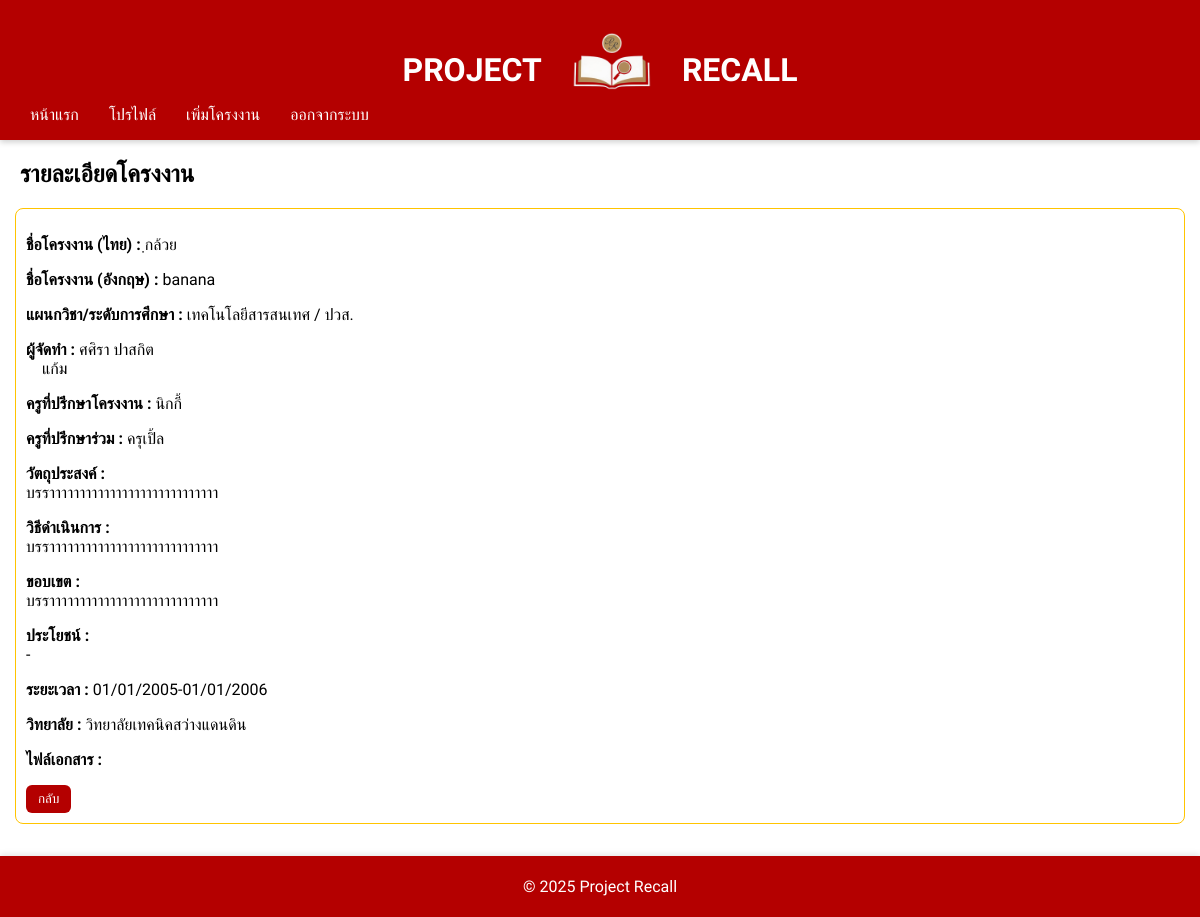
Screenshot of /Dashboard/PJ/view_pj.php?id=9 (signed in) with the database file from the repository.
### tables this page shows
CREATE TABLE `projects` (
  `project_id` int(11) NOT NULL,
  `project_code` varchar(6) DEFAULT NULL,
  `title_th` varchar(255) NOT NULL,
  `title_en` varchar(255) DEFAULT NULL,
  `education_level` enum('ปวช.','ปวส.') NOT NULL,
  `department` enum('เทคโนโลยีสารสนเทศ','การบัญชี','คหกรรมศาสตร์','ช่างยนต์','ช่างไฟฟ้ากำลัง','ช่างโยธา','ช่างอิเล็กทรอนิกส์','ช่างเชื่อมโลหะ','ช่างกลโรงงาน','สามัญสัมพันธ์') NOT NULL,
  `advisor_main` varchar(255) NOT NULL,
  `advisor_co` varchar(255) DEFAULT NULL,
  `creator_id` int(11) NOT NULL,
  `objective` text DEFAULT NULL,
  `working_principle` text DEFAULT NULL,
  `highlight` text DEFAULT NULL,
  `benefit` text DEFAULT NULL,
  `duration` varchar(50) DEFAULT NULL,
  `github_link` varchar(255) DEFAULT NULL,
  `abstract` text DEFAULT NULL,
  `created_at` timestamp NOT NULL DEFAULT current_timestamp(),
  `college` varchar(255) DEFAULT 'วิทยาลัยเทคนิคสว่างแดนดิน',
  `status` enum('pending','approved','rejected') NOT NULL DEFAULT 'pending',
  `approved_at` datetime DEFAULT NULL
);

### Dashboard/PJ/View_pj.php (the view, shortened to what this page needs)
<?php
include '../../inc/auth.php';
$user_role = $_SESSION['user']['role'] ?? '';
$is_admin = ($user_role === 'admin' || $user_role === 'adminsupport');
$is_employee = ($user_role === 'employee');
$project_id = trim($_GET['id']);
$stmt = $conn->prepare("SELECT * FROM projects WHERE project_id = :id");
$stmt->execute([':id' => $project_id]);
$project = $stmt->fetch(PDO::FETCH_ASSOC);
$stmtUsers = $conn->prepare("SELECT user_name, student_id, education_level FROM project_users WHERE project_id = :pid");
$stmtUsers->execute([':pid'=>$project_id]);
$authors = $stmtUsers->fetchAll(PDO::FETCH_ASSOC);
include '../../inc/header.php';
?>
<div style ="margin:20px; font-size:1.80em:">
<h2>รายละเอียดโครงงาน <?= $is_admin || $is_employee ? '' : '' ?></h2>
</div>
<div style="border:1px solid #ffc400; padding:10px; margin:15px; border-radius:8px;">
<p><strong>ชื่อโครงงาน (ไทย) :</strong> <?= htmlspecialchars($project['title_th'] ?? '-') ?></p>
<p><strong>ชื่อโครงงาน (อังกฤษ) :</strong> <?= htmlspecialchars($project['title_en'] ?? '-') ?></p>
<p><strong>แผนกวิชา/ระดับการศึกษา :</strong> <?= htmlspecialchars($project['department'] ?? '-') ?> / <?= htmlspecialchars($project['education_level'] ?? '-') ?></p>
<p><strong>ผู้จัดทำ :</strong>
<?php
$author_list = [];
foreach($authors as $a){
    $str = htmlspecialchars($a['user_name'] ?? '');
    if($str) $author_list[] = $str;
}
echo !empty($author_list) ? implode("<br>&nbsp;&nbsp;&nbsp;&nbsp;", $author_list) : '-';
?>
</p>
<p><strong>ครูที่ปรึกษาโครงงาน :</strong> <?= htmlspecialchars($project['advisor_main'] ?? '-') ?></p>
<p><strong>ครูที่ปรึกษาร่วม :</strong> <?= htmlspecialchars($project['advisor_co'] ?? '-') ?></p>
<p><strong>วัตถุประสงค์ :</strong><br><?= nl2br(htmlspecialchars($project['objective'] ?? '-')) ?></p>
<p><strong>วิธีดำเนินการ :</strong><br><?= nl2br(htmlspecialchars($project['working_principle'] ?? '-')) ?></p>
<p><strong>ขอบเขต :</strong><br><?= nl2br(htmlspecialchars($project['highlight'] ?? '-')) ?></p>
<p><strong>ประโยชน์ :</strong><br><?= nl2br(htmlspecialchars($project['benefit'] ?: '-')) ?></p>
<p><strong>ระยะเวลา :</strong> <?= htmlspecialchars($project['duration'] ?? '-') ?></p>
<p><strong>วิทยาลัย :</strong> <?= htmlspecialchars($project['college'] ?? '-') ?></p>
<?php
$stmtFiles = $conn->prepare("SELECT * FROM project_files WHERE project_id=:pid");
$stmtFiles->execute([':pid'=>$project_id]);
$files = $stmtFiles->fetchAll(PDO::FETCH_ASSOC);
if(!empty($files)){
    echo "<p><strong>ไฟล์เอกสาร :</strong><br>";
    echo "</p>";
}
?>
<a href="<?= $is_admin ? '../US/admin.php' : ($is_employee ? '../US/employee.php' : '../US/user.php') ?>">
    <button class="back-btn">กลับ</button>
</a>
</div>
<?php include '../../inc/footer.php'; ?>

### Inc/header.php (style rules this page uses)
:root { --main:#b40000; }
body { margin:0;font-family:'Sarabun',sans-serif; }

### Dashboard/PJ/View_pj.php (style rules this page uses)
.back-btn { padding: 6px 12px; background: #b40000; color: white; border: none; border-radius: 6px; cursor: pointer; }

### Inc/footer.php (style rules this page uses)
:root { --main-color: #b40000; --header-text: #ffffff; }

### rows the page displays
projects: title_th "ฺกล้วย", title_en "banana", department "เทคโนโลยีสารสนเทศ", education_level "ปวส.", advisor_main "นิกกี้", advisor_co "ครุเปิ้ล", objective "บรราาาาาาาาาาาาาาาาาาาาาาาาาาาา", working_principle "บรราาาาาาาาาาาาาาาาาาาาาาาาาาาา", highlight "บรราาาาาาาาาาาาาาาาาาาาาาาาาาาา", benefit "-", duration "01/01/2005-01/01/2006", college "วิทยาลัยเทคนิคสว่างแดนดิน"

### other values shown
implode("<br>&nbsp;&nbsp;&nbsp;&nbsp;", $author_list) "ศศิรา ปาสกิต แก้ม"
